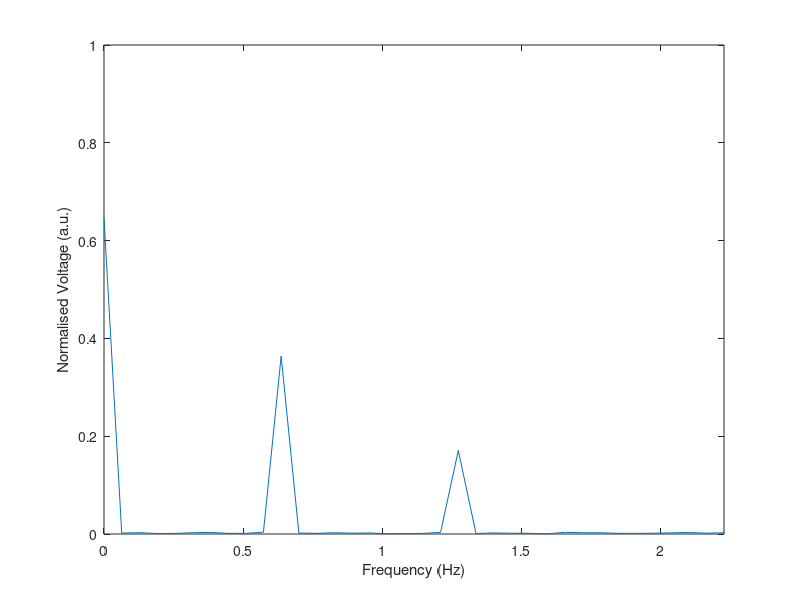

The MATLAB source for this figure: (Note: this script raises an error after producing the figure.)
% Polarization Simulation
close all
clear all
% RPM = 3840;  % [RPM] max
RPM = 3648;  % [RPM]
cycles = 5;
integ_time = cycles * 60 / RPM;  % [s]
fps = 1/integ_time;
% cycles = RPM * integ_time / 60;
% cycles = 78;
N = 1562; % Number of points per cycle
SNR = 20;

samples = N * cycles;

samples_per_sec = N * RPM / 60;

Ts = 2*pi/N;

% Choose Ex and Ey Values at Random
Ex = rand(1);
Ey = sqrt(1 - Ex^2);
phi = rand(1) * 2*pi;
Ey = Ey * exp(1i*phi);

S0 = Ex * conj(Ex) + Ey * conj(Ey);
S1 = Ex * conj(Ex) - Ey * conj(Ey);
S2 = Ex * conj(Ey) + Ey * conj(Ex);
S3 = 1i * (Ex * conj(Ey) - Ey * conj(Ex));

theta = 0 : Ts : 2*pi*cycles - Ts;

Itheta = S0/2 + S1/4 + S3/2 * sin(2*theta) + S1/4 * cos(4*theta) + S2/4 * sin(4*theta);
IthetaNoise = awgn(Itheta, SNR);

% data = Itheta;
data = IthetaNoise;

y = fft(data);
ymod = y(1:(cycles*N / 2 + 1)) / samples;
yscaled = [ymod(1), ymod(2:end) * 2];
yscaledabs = abs(yscaled);

w1 = round(1 + (2 * cycles));
w2 = round(1 + (4 * cycles));

A0 = yscaled(1);
A1 = yscaled(w1) + yscaled(w1+1) + yscaled(w1+2) + yscaled(w1-1) + yscaled(w1-2);
A2 = yscaled(w2) + yscaled(w2+1) + yscaled(w2+2) + yscaled(w2-1) + yscaled(w2-2);

S1_calc = real(A2) * 4;
S2_calc = imag(A2) * -4;
S3_calc = imag(A1) * -2;
S0_calc = 2*A0 - S1_calc/2;

fs = 1/Ts;
freq = (0:length(yscaledabs)-1)*fs/length(yscaledabs);
fshift = (-samples/2 : samples/2-1)*(fs/samples);

fig = figure;
plot(freq, yscaledabs)
xlim([0, freq(w2+15)])
ylim([0, 1])
xlabel('Frequency (Hz)')
ylabel('Normalised Voltage (a.u.)')
title('Normalised Voltage From ADC vs Frequency', "With Gasussian Noise of SNR = " + int2str(SNR) + " dB")
annotation(fig,'textbox', [0.664285714285712 0.401357155913399 0.212499994199191 0.461904748848507],'String',...
    ["S0_{real} = " + num2str(S0, '%5.4f'), ...
    "S0_{calc} = " + num2str(S0_calc, '%5.4f'), ...
    "S1_{real} = " + num2str(S1, '%5.4f'), ...
    "S1_{calc} = " + num2str(S1_calc, '%5.4f'), ...
    "S2_{real} = " + num2str(S2, '%5.4f'), ...
    "S2_{calc} = " + num2str(S2_calc, '%5.4f'), ...
    "S3_{real} = " + num2str(S3, '%5.4f'), ...
    "S3_{calc} = " + num2str(S3_calc, '%5.4f')], 'FitBoxToText', 'on', 'BackgroundColor',[1 1 1]);
grid on

pause
clf

fig = figure;
plot(yscaled)
xlabel('Real Normalised Voltage (a.u.)')
ylabel('Imaginary Normalised Voltage (a.u.)')
title('Complex FFT Results: Normalised Voltage From ADC', "With Gasussian Noise of SNR = " + int2str(SNR) + " dB")
grid on

pause
clf

hold on
plot(theta * 180 / pi, IthetaNoise)
plot(theta * 180 / pi, Itheta)
xlim([0 360])
xticks(0:45:360);
xlabel('Motor Angle (°)')
ylabel('Voltage (V)')
title('Voltage From ADC vs Time', "With Gasussian Noise of SNR = " + int2str(SNR) + " dB")
hold off

% savedata = [theta.', Itheta.'];
% writematrix(savedata, 'data1.csv')

% loc = w1;
% rng = loc-30:1:loc+30;
% comet3(real(yscaled(rng)), imag(yscaled(rng)), rng)
% xlabel("Real")
% ylabel("Imag")
% zlabel("Frequency")

% plot(fshift, yshiftabs)
% plot(y(1:(cycles*N / 2 + 1))/samples)
% xlim([0 1])
% plot(yshift / samples)



% % Now do the reverse to extract the parameters
% % Lets adjust the above curve through a moving average to make it "look" like measure data
% SimData = movmean(Itheta, 5);
% 
% x0 = [1 1 0 0];  % Set parameters to start from
% fit = @(b, theta) (2*b(1) + b(2))/4 + b(4)/2 * sin(2*theta) + b(2)/4 * cos(4*theta) + b(3)/4 * sin(4*theta);
% fcn = @(b) sum((fit(b, theta) - SimData).^2);  % Least-Squares cost function
% % s = fminsearch(fcn, [yr;  per;  -1;  ym])   
% 
% % Fitted Polarization Parameters
% s = fminsearch(fcn, x0);
% 
% Itheta_fit = (2*s(1) + s(2))/4 + s(4)/2 * sin(2*theta) + s(2)/4 * cos(4*theta) + s(3)/4 * sin(4*theta);

% Apply FFT


% % Compare the data sets
% figure(2)
% hold on
% plot(theta, Itheta, '-b', 'LineWidth', 1)
% plot(theta, SimData, '.k', 'MarkerSize', 10)
% plot(theta, Itheta_fit, '.--r', 'LineWidth', 1)
% hold off
